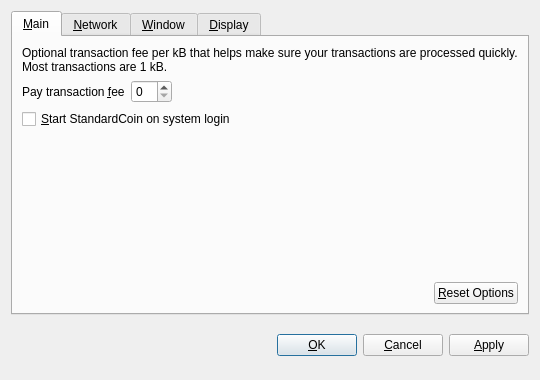
<?xml version="1.0" encoding="UTF-8"?>
<ui version="4.0">
 <class>OptionsDialog</class>
 <widget class="QDialog" name="OptionsDialog">
  <property name="geometry">
   <rect>
    <x>0</x>
    <y>0</y>
    <width>540</width>
    <height>380</height>
   </rect>
  </property>
  <property name="windowTitle">
   <string>Options</string>
  </property>
  <property name="modal">
   <bool>true</bool>
  </property>
  <layout class="QVBoxLayout" name="verticalLayout">
   <item>
    <widget class="QTabWidget" name="tabWidget">
     <property name="tabPosition">
      <enum>QTabWidget::North</enum>
     </property>
     <property name="currentIndex">
      <number>0</number>
     </property>
     <widget class="QWidget" name="tabMain">
      <attribute name="title">
       <string>&amp;Main</string>
      </attribute>
      <layout class="QVBoxLayout" name="verticalLayout_Main">
       <item>
        <widget class="QLabel" name="transactionFeeInfoLabel">
         <property name="text">
          <string>Optional transaction fee per kB that helps make sure your transactions are processed quickly. Most transactions are 1 kB.</string>
         </property>
         <property name="textFormat">
          <enum>Qt::PlainText</enum>
         </property>
         <property name="wordWrap">
          <bool>true</bool>
         </property>
        </widget>
       </item>
       <item>
        <layout class="QHBoxLayout" name="horizontalLayout_1_Main">
         <item>
          <widget class="QLabel" name="transactionFeeLabel">
           <property name="text">
            <string>Pay transaction &amp;fee</string>
           </property>
           <property name="textFormat">
            <enum>Qt::PlainText</enum>
           </property>
           <property name="buddy">
            <cstring>transactionFee</cstring>
           </property>
          </widget>
         </item>
         <item>
          <widget class="BitcoinAmountField" name="transactionFee"/>
         </item>
         <item>
          <spacer name="horizontalSpacer_1_Main">
           <property name="orientation">
            <enum>Qt::Horizontal</enum>
           </property>
           <property name="sizeHint" stdset="0">
            <size>
             <width>40</width>
             <height>20</height>
            </size>
           </property>
          </spacer>
         </item>
        </layout>
       </item>
       <item>
        <widget class="QCheckBox" name="bitcoinAtStartup">
         <property name="toolTip">
          <string>Automatically start StandardCoin after logging in to the system.</string>
         </property>
         <property name="text">
          <string>&amp;Start StandardCoin on system login</string>
         </property>
        </widget>
       </item>
       <item>
        <spacer name="verticalSpacer_Main">
         <property name="orientation">
          <enum>Qt::Vertical</enum>
         </property>
         <property name="sizeHint" stdset="0">
          <size>
           <width>20</width>
           <height>40</height>
          </size>
         </property>
        </spacer>
       </item>
       <item>
        <layout class="QHBoxLayout" name="horizontalLayout_2_Main">
         <item>
          <spacer name="horizontalSpacer_2_Main">
           <property name="orientation">
            <enum>Qt::Horizontal</enum>
           </property>
           <property name="sizeHint" stdset="0">
            <size>
             <width>40</width>
             <height>20</height>
            </size>
           </property>
          </spacer>
         </item>
         <item>
          <widget class="QPushButton" name="resetButton">
           <property name="toolTip">
            <string>Reset all client options to default.</string>
           </property>
           <property name="text">
            <string>&amp;Reset Options</string>
           </property>
           <property name="autoDefault">
            <bool>false</bool>
           </property>
          </widget>
         </item>
        </layout>
       </item>
      </layout>
     </widget>
     <widget class="QWidget" name="tabNetwork">
      <attribute name="title">
       <string>&amp;Network</string>
      </attribute>
      <layout class="QVBoxLayout" name="verticalLayout_Network">
       <item>
        <widget class="QCheckBox" name="mapPortUpnp">
         <property name="toolTip">
          <string>Automatically open the StandardCoin client port on the router. This only works when your router supports UPnP and it is enabled.</string>
         </property>
         <property name="text">
          <string>Map port using &amp;UPnP</string>
         </property>
        </widget>
       </item>
       <item>
        <widget class="QCheckBox" name="connectSocks">
         <property name="toolTip">
          <string>Connect to the StandardCoin network through a SOCKS proxy (e.g. when connecting through Tor).</string>
         </property>
         <property name="text">
          <string>&amp;Connect through SOCKS proxy:</string>
         </property>
        </widget>
       </item>
       <item>
        <layout class="QHBoxLayout" name="horizontalLayout_Network">
         <item>
          <widget class="QLabel" name="proxyIpLabel">
           <property name="text">
            <string>Proxy &amp;IP:</string>
           </property>
           <property name="textFormat">
            <enum>Qt::PlainText</enum>
           </property>
           <property name="buddy">
            <cstring>proxyIp</cstring>
           </property>
          </widget>
         </item>
         <item>
          <widget class="QValidatedLineEdit" name="proxyIp">
           <property name="maximumSize">
            <size>
             <width>140</width>
             <height>16777215</height>
            </size>
           </property>
           <property name="toolTip">
            <string>IP address of the proxy (e.g. 127.0.0.1)</string>
           </property>
          </widget>
         </item>
         <item>
          <widget class="QLabel" name="proxyPortLabel">
           <property name="text">
            <string>&amp;Port:</string>
           </property>
           <property name="textFormat">
            <enum>Qt::PlainText</enum>
           </property>
           <property name="buddy">
            <cstring>proxyPort</cstring>
           </property>
          </widget>
         </item>
         <item>
          <widget class="QLineEdit" name="proxyPort">
           <property name="maximumSize">
            <size>
             <width>55</width>
             <height>16777215</height>
            </size>
           </property>
           <property name="toolTip">
            <string>Port of the proxy (e.g. 9050)</string>
           </property>
          </widget>
         </item>
         <item>
          <widget class="QLabel" name="socksVersionLabel">
           <property name="text">
            <string>SOCKS &amp;Version:</string>
           </property>
           <property name="textFormat">
            <enum>Qt::PlainText</enum>
           </property>
           <property name="buddy">
            <cstring>socksVersion</cstring>
           </property>
          </widget>
         </item>
         <item>
          <widget class="QValueComboBox" name="socksVersion">
           <property name="toolTip">
            <string>SOCKS version of the proxy (e.g. 5)</string>
           </property>
          </widget>
         </item>
         <item>
          <spacer name="horizontalSpacer_Network">
           <property name="orientation">
            <enum>Qt::Horizontal</enum>
           </property>
           <property name="sizeHint" stdset="0">
            <size>
             <width>40</width>
             <height>20</height>
            </size>
           </property>
          </spacer>
         </item>
        </layout>
       </item>
       <item>
        <spacer name="verticalSpacer_Network">
         <property name="orientation">
          <enum>Qt::Vertical</enum>
         </property>
         <property name="sizeHint" stdset="0">
          <size>
           <width>20</width>
           <height>40</height>
          </size>
         </property>
        </spacer>
       </item>
      </layout>
     </widget>
     <widget class="QWidget" name="tabWindow">
      <attribute name="title">
       <string>&amp;Window</string>
      </attribute>
      <layout class="QVBoxLayout" name="verticalLayout_Window">
       <item>
        <widget class="QCheckBox" name="minimizeToTray">
         <property name="toolTip">
          <string>Show only a tray icon after minimizing the window.</string>
         </property>
         <property name="text">
          <string>&amp;Minimize to the tray instead of the taskbar</string>
         </property>
        </widget>
       </item>
       <item>
        <widget class="QCheckBox" name="minimizeOnClose">
         <property name="toolTip">
          <string>Minimize instead of exit the application when the window is closed. When this option is enabled, the application will be closed only after selecting Quit in the menu.</string>
         </property>
         <property name="text">
          <string>M&amp;inimize on close</string>
         </property>
        </widget>
       </item>
       <item>
        <spacer name="verticalSpacer_Window">
         <property name="orientation">
          <enum>Qt::Vertical</enum>
         </property>
         <property name="sizeHint" stdset="0">
          <size>
           <width>20</width>
           <height>40</height>
          </size>
         </property>
        </spacer>
       </item>
      </layout>
     </widget>
     <widget class="QWidget" name="tabDisplay">
      <attribute name="title">
       <string>&amp;Display</string>
      </attribute>
      <layout class="QVBoxLayout" name="verticalLayout_Display">
       <item>
        <layout class="QHBoxLayout" name="horizontalLayout_1_Display">
         <item>
          <widget class="QLabel" name="langLabel">
           <property name="text">
            <string>User Interface &amp;language:</string>
           </property>
           <property name="textFormat">
            <enum>Qt::PlainText</enum>
           </property>
           <property name="buddy">
            <cstring>lang</cstring>
           </property>
          </widget>
         </item>
         <item>
          <widget class="QValueComboBox" name="lang">
           <property name="toolTip">
            <string>The user interface language can be set here. This setting will take effect after restarting StandardCoin.</string>
           </property>
          </widget>
         </item>
        </layout>
       </item>
       <item>
        <layout class="QHBoxLayout" name="horizontalLayout_2_Display">
         <item>
          <widget class="QLabel" name="unitLabel">
           <property name="text">
            <string>&amp;Unit to show amounts in:</string>
           </property>
           <property name="textFormat">
            <enum>Qt::PlainText</enum>
           </property>
           <property name="buddy">
            <cstring>unit</cstring>
           </property>
          </widget>
         </item>
         <item>
          <widget class="QValueComboBox" name="unit">
           <property name="toolTip">
            <string>Choose the default subdivision unit to show in the interface and when sending coins.</string>
           </property>
          </widget>
         </item>
        </layout>
       </item>
       <item>
        <widget class="QCheckBox" name="displayAddresses">
         <property name="toolTip">
          <string>Whether to show StandardCoin addresses in the transaction list or not.</string>
         </property>
         <property name="text">
          <string>&amp;Display addresses in transaction list</string>
         </property>
        </widget>
       </item>
       <item>
        <widget class="QCheckBox" name="coinControlFeatures">
         <property name="toolTip">
          <string>Whether to show coin control features or not.</string>
         </property>
         <property name="text">
          <string>Display coin &amp;control features (experts only!)</string>
         </property>
        </widget>
       </item>
       <item>
        <spacer name="verticalSpacer_Display">
         <property name="orientation">
          <enum>Qt::Vertical</enum>
         </property>
         <property name="sizeHint" stdset="0">
          <size>
           <width>20</width>
           <height>40</height>
          </size>
         </property>
        </spacer>
       </item>
      </layout>
     </widget>
    </widget>
   </item>
   <item>
    <layout class="QHBoxLayout" name="horizontalLayout_Buttons">
     <item>
      <spacer name="horizontalSpacer_1">
       <property name="orientation">
        <enum>Qt::Horizontal</enum>
       </property>
       <property name="sizeHint" stdset="0">
        <size>
         <width>40</width>
         <height>48</height>
        </size>
       </property>
      </spacer>
     </item>
     <item>
      <widget class="QLabel" name="statusLabel">
       <property name="font">
        <font>
         <weight>75</weight>
         <bold>true</bold>
        </font>
       </property>
       <property name="text">
        <string/>
       </property>
       <property name="textFormat">
        <enum>Qt::PlainText</enum>
       </property>
       <property name="wordWrap">
        <bool>true</bool>
       </property>
      </widget>
     </item>
     <item>
      <spacer name="horizontalSpacer_2">
       <property name="orientation">
        <enum>Qt::Horizontal</enum>
       </property>
       <property name="sizeHint" stdset="0">
        <size>
         <width>40</width>
         <height>48</height>
        </size>
       </property>
      </spacer>
     </item>
     <item>
      <widget class="QPushButton" name="okButton">
       <property name="text">
        <string>&amp;OK</string>
       </property>
      </widget>
     </item>
     <item>
      <widget class="QPushButton" name="cancelButton">
       <property name="text">
        <string>&amp;Cancel</string>
       </property>
       <property name="autoDefault">
        <bool>false</bool>
       </property>
      </widget>
     </item>
     <item>
      <widget class="QPushButton" name="applyButton">
       <property name="text">
        <string>&amp;Apply</string>
       </property>
       <property name="autoDefault">
        <bool>false</bool>
       </property>
      </widget>
     </item>
    </layout>
   </item>
  </layout>
 </widget>
 <customwidgets>
  <customwidget>
   <class>BitcoinAmountField</class>
   <extends>QSpinBox</extends>
   <header>bitcoinamountfield.h</header>
  </customwidget>
  <customwidget>
   <class>QValueComboBox</class>
   <extends>QComboBox</extends>
   <header>qvaluecombobox.h</header>
  </customwidget>
  <customwidget>
   <class>QValidatedLineEdit</class>
   <extends>QLineEdit</extends>
   <header>qvalidatedlineedit.h</header>
  </customwidget>
 </customwidgets>
 <resources/>
 <connections/>
</ui>
